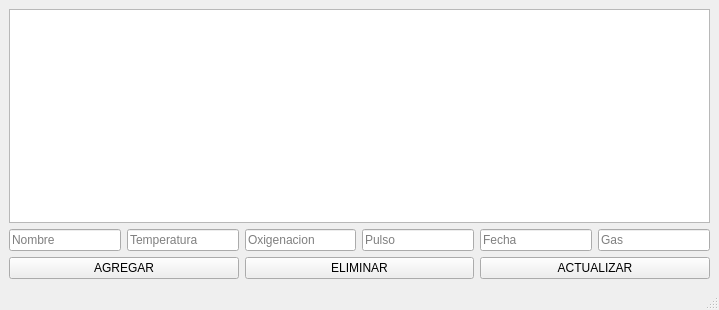
<?xml version="1.0" encoding="UTF-8"?>
<ui version="4.0">
 <class>MainWindow</class>
 <widget class="QMainWindow" name="MainWindow">
  <property name="geometry">
   <rect>
    <x>0</x>
    <y>0</y>
    <width>719</width>
    <height>310</height>
   </rect>
  </property>
  <property name="windowTitle">
   <string>MainWindow</string>
  </property>
  <widget class="QWidget" name="centralwidget">
   <layout class="QVBoxLayout" name="verticalLayout">
    <item>
     <widget class="QTableView" name="tableView"/>
    </item>
    <item>
     <layout class="QHBoxLayout" name="horizontalLayout_2">
      <item>
       <widget class="QLineEdit" name="lineEdit_NOMBRE">
        <property name="inputMask">
         <string/>
        </property>
        <property name="text">
         <string/>
        </property>
        <property name="placeholderText">
         <string>Nombre</string>
        </property>
       </widget>
      </item>
      <item>
       <widget class="QLineEdit" name="lineEdit_TEMP">
        <property name="text">
         <string/>
        </property>
        <property name="placeholderText">
         <string>Temperatura</string>
        </property>
       </widget>
      </item>
      <item>
       <widget class="QLineEdit" name="lineEdit_OXI">
        <property name="placeholderText">
         <string>Oxigenacion</string>
        </property>
       </widget>
      </item>
      <item>
       <widget class="QLineEdit" name="lineEdit_PULSO">
        <property name="placeholderText">
         <string>Pulso</string>
        </property>
       </widget>
      </item>
      <item>
       <widget class="QLineEdit" name="lineEdit_FECHA">
        <property name="placeholderText">
         <string>Fecha</string>
        </property>
       </widget>
      </item>
      <item>
       <widget class="QLineEdit" name="lineEdit_GAS">
        <property name="placeholderText">
         <string>Gas</string>
        </property>
       </widget>
      </item>
     </layout>
    </item>
    <item>
     <layout class="QHBoxLayout" name="horizontalLayout">
      <item>
       <widget class="QPushButton" name="pushButton_nu">
        <property name="text">
         <string>AGREGAR</string>
        </property>
       </widget>
      </item>
      <item>
       <widget class="QPushButton" name="pushButton_el">
        <property name="text">
         <string>ELIMINAR</string>
        </property>
       </widget>
      </item>
      <item>
       <widget class="QPushButton" name="pushButton_act">
        <property name="text">
         <string>ACTUALIZAR</string>
        </property>
       </widget>
      </item>
     </layout>
    </item>
   </layout>
  </widget>
  <widget class="QMenuBar" name="menubar">
   <property name="geometry">
    <rect>
     <x>0</x>
     <y>0</y>
     <width>719</width>
     <height>21</height>
    </rect>
   </property>
  </widget>
  <widget class="QStatusBar" name="statusbar"/>
 </widget>
 <resources/>
 <connections/>
</ui>
